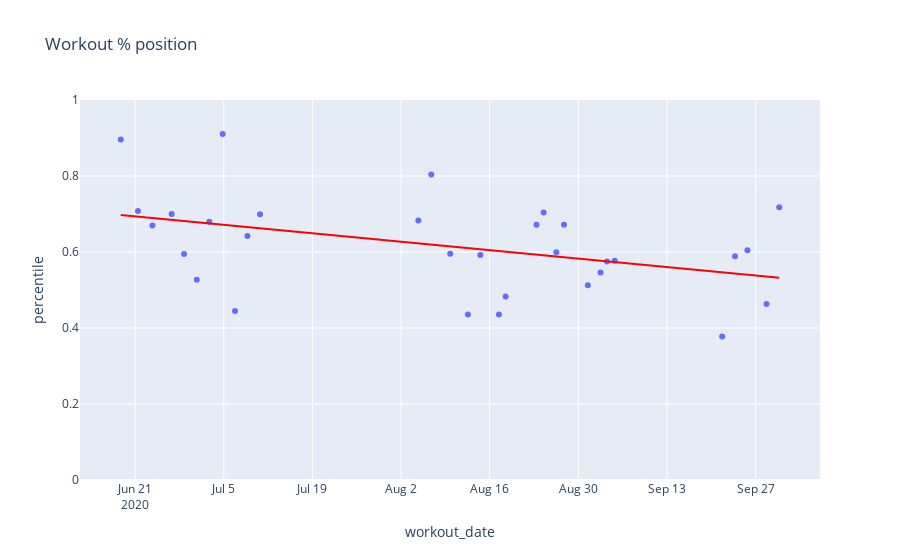

Notebook cell for this chart:
### Markdown cell above
## Build a scatter plot

### Code cell
def plot_workout_percentile():
    fig1 = px.scatter(df, x="workout_date", 
                         y="percentile", 
                         title='Workout % position',  
                         trendline="ols", 
                         trendline_color_override="red",
                    )
    fig1.update_yaxes(range=[0, 1])
    fig1.show()

plot_workout_percentile()

### Figure 1 — Plotly figure (JSON) as saved in the notebook; plotly's stock layout.template omitted (floating-point values rounded to 4 significant figures)
{"data": [{"hovertemplate": "workout_date=%{x}<br>percentile=%{y}<extra></extra>", "legendgroup": "", "marker": {"color": "#636efa", "symbol": "circle"}, "mode": "markers", "name": "", "orientation": "v", "showlegend": false, "type": "scatter", "x": ["2020-09-30T17:35:00", "2020-09-28T17:19:12", "2020-09-25T17:04:33", "2020-09-23T17:50:28", "2020-09-21T17:19:49", "2020-09-04T17:50:05", "2020-09-03T12:40:47", "2020-09-02T12:08:41", "2020-08-31T11:51:13", "2020-08-27T17:35:31", "2020-08-26T12:37:05", "2020-08-24T12:24:57", "2020-08-23T09:25:52", "2020-08-18T12:17:53", "2020-08-17T10:56:32", "2020-08-14T12:39:26", "2020-08-12T13:25:21", "2020-08-09T18:15:32", "2020-08-06T18:35:45", "2020-08-04T17:34:12", "2020-07-10T17:28:29", "2020-07-08T17:36:04", "2020-07-06T18:29:53", "2020-07-04T19:52:43", "2020-07-02T17:09:37", "2020-06-30T17:33:12", "2020-06-28T17:30:40", "2020-06-26T18:15:40", "2020-06-23T17:40:01", "2020-06-21T10:36:30", "2020-06-18T17:28:08"], "xaxis": "x", "y": [0.7176, 0.463, 0.6048, 0.5888, 0.3778, 0.5772, 0.5749, 0.5461, 0.5124, 0.6715, 0.5993, 0.7039, 0.6719, 0.4828, 0.4355, 0.5918, 0.4356, 0.5951, 0.8037, 0.6826, 0.699, 0.6424, 0.4449, 0.9105, 0.6795, 0.5268, 0.5944, 0.6999, 0.6695, 0.7078, 0.8959], "yaxis": "y"}, {"hovertemplate": "<b>OLS trendline</b><br>percentile = -1.84195e-08 * workout_date + 30.0305<br>R<sup>2</sup>=0.175174<br><br>workout_date=%{x}<br>percentile=%{y} <b>(trend)</b><extra></extra>", "legendgroup": "", "line": {"color": "red"}, "marker": {"color": "#636efa", "symbol": "circle"}, "mode": "lines", "name": "", "showlegend": false, "type": "scatter", "x": ["2020-06-18T17:28:08", "2020-06-21T10:36:30", "2020-06-23T17:40:01", "2020-06-26T18:15:40", "2020-06-28T17:30:40", "2020-06-30T17:33:12", "2020-07-02T17:09:37", "2020-07-04T19:52:43", "2020-07-06T18:29:53", "2020-07-08T17:36:04", "2020-07-10T17:28:29", "2020-08-04T17:34:12", "2020-08-06T18:35:45", "2020-08-09T18:15:32", "2020-08-12T13:25:21", "2020-08-14T12:39:26", "2020-08-17T10:56:32", "2020-08-18T12:17:53", "2020-08-23T09:25:52", "2020-08-24T12:24:57", "2020-08-26T12:37:05", "2020-08-27T17:35:31", "2020-08-31T11:51:13", "2020-09-02T12:08:41", "2020-09-03T12:40:47", "2020-09-04T17:50:05", "2020-09-21T17:19:49", "2020-09-23T17:50:28", "2020-09-25T17:04:33", "2020-09-28T17:19:12", "2020-09-30T17:35:00"], "xaxis": "x", "y": [0.6975, 0.6932, 0.6895, 0.6847, 0.6816, 0.6784, 0.6752, 0.6719, 0.6688, 0.6657, 0.6625, 0.6227, 0.6194, 0.6147, 0.6102, 0.6071, 0.6024, 0.6008, 0.593, 0.5912, 0.588, 0.5861, 0.5801, 0.5769, 0.5753, 0.5733, 0.5463, 0.5431, 0.54, 0.5352, 0.532], "yaxis": "y"}], "layout": {"legend": {"tracegroupgap": 0}, "title": {"text": "Workout % position"}, "xaxis": {"anchor": "y", "domain": [0, 1], "title": {"text": "workout_date"}}, "yaxis": {"anchor": "x", "domain": [0, 1], "range": [0, 1], "title": {"text": "percentile"}}}}
